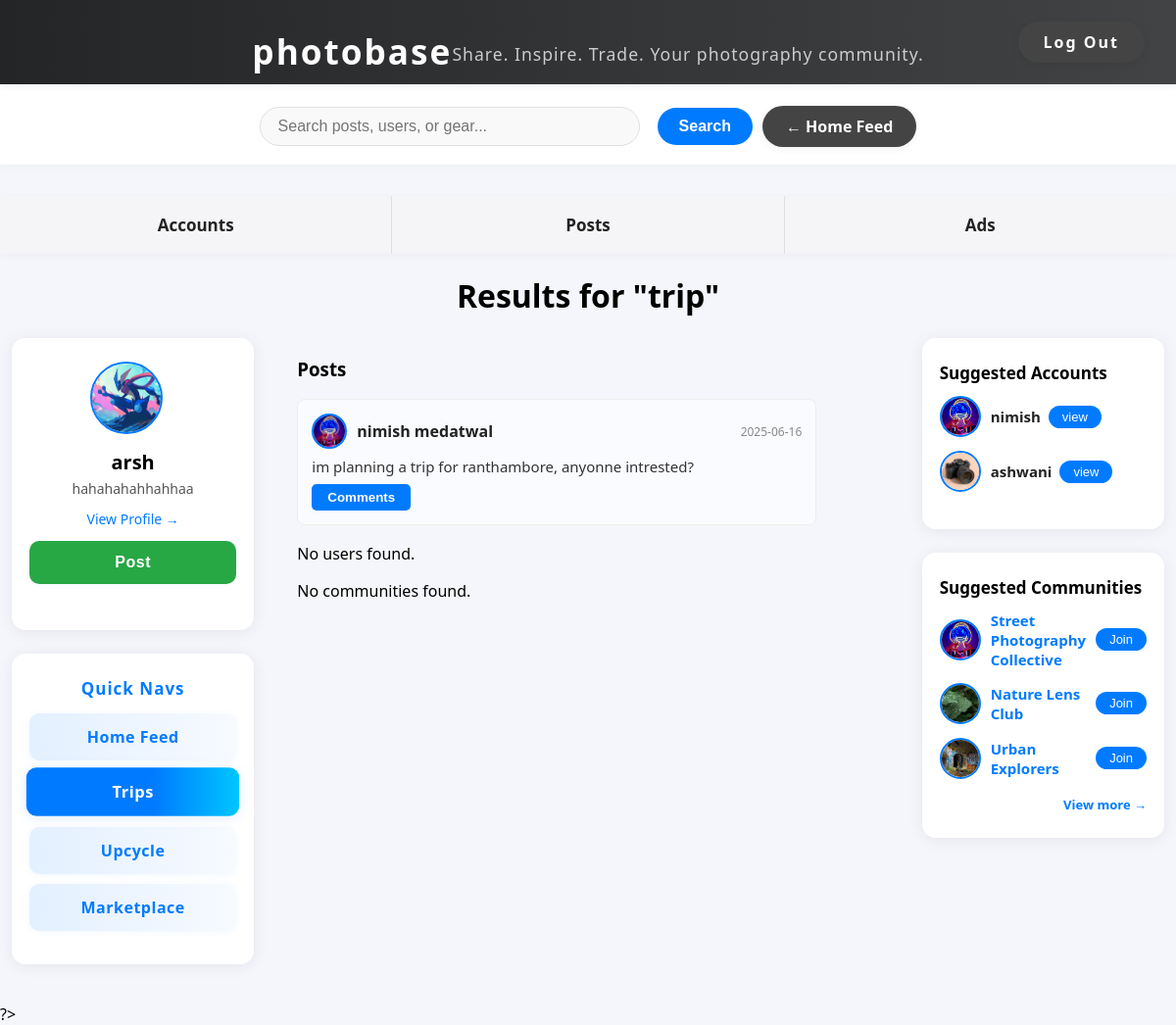
The page /feed/search.php?page=trips&search=trip (signed in) on the database its author committed.
### tables this page shows
CREATE TABLE `users` (
  `username` varchar(200) NOT NULL,
  `name` varchar(200) NOT NULL,
  `bio` longtext NOT NULL,
  `mobile` bigint(20) NOT NULL,
  `password` longtext NOT NULL,
  `picture` varchar(200) NOT NULL DEFAULT 'default.png',
  `email` varchar(200) NOT NULL,
  `ig` longtext NOT NULL
);

CREATE TABLE `posts` (
  `post_id` int(11) NOT NULL,
  `username` varchar(200) NOT NULL,
  `type` varchar(100) NOT NULL,
  `caption` longtext NOT NULL,
  `picture` longtext DEFAULT NULL,
  `price` int(11) NOT NULL,
  `created_at` date NOT NULL DEFAULT current_timestamp(),
  `title` varchar(200) NOT NULL,
  `community` longtext NOT NULL DEFAULT 'none',
  `tags` longtext NOT NULL
);

CREATE TABLE `communities` (
  `name` longtext NOT NULL,
  `members` bigint(20) NOT NULL,
  `id` int(11) NOT NULL,
  `picture` longtext NOT NULL
);

### feed/search.php (the view, shortened to what this page needs)
<?php
include '../connect/connect.php';
if (!isset($_SESSION['username'])) {
    header("Location: ../users/login.php");
    exit();
}else{
    $username = $_SESSION['username'];
    $query = "SELECT * FROM users WHERE username = '$username'";
    $result = mysqli_query($conn, $query);
    $result = mysqli_fetch_assoc($result);
    $profile_pic = $result['picture'] ? $result['picture'] : 'default_profile_pic.png';
    $bio = $result['bio'] ? $result['bio'] : 'No bio available';
}
$searchword= isset($_GET['search']) ? mysqli_real_escape_string($conn, $_GET['search']) : '';
?>
<!DOCTYPE html>
<html>
<head>
</head>
<body>
    <div class="site-banner">
        photobase
        <div class="site-punchline">Share. Inspire. Trade. Your photography community.</div>
        <a href="../users/logout.php" class="logout-btn">Log Out</a>
    </div>
    <div class="search-bar-container">
        <form style="display:flex;align-items:center;width:100%;justify-content:center;gap:10px;" method="get" action="search.php">
            <input type="text" class="search-bar" placeholder="Search posts, users, or gear..." name="search">
            <button type="submit" class="search-btn">Search</button>
            <a href="index.php" style="background:#444; color:#fff; border:none; border-radius:24px; padding:10px 24px; font-weight:bold; font-size:16px; text-decoration:none; transition:background 0.2s; box-shadow:0 2px 8px rgba(0,0,0,0.06); display:inline-block;">
                &larr; Home Feed
            </a>
        </form>
    </div>
    <div class="navbar">
        <a href="search.php?page=accounts<?php echo isset($_GET['search']) ? '&search=' . urlencode($_GET['search']) : ''; ?>" class="nav-btn<?php echo (isset($_GET['page']) && $_GET['page'] === 'accounts') ? ' active' : ''; ?>" id="btn-accounts">Accounts</a>
        <a href="search.php?page=posts<?php echo isset($_GET['search']) ? '&search=' . urlencode($_GET['search']) : ''; ?>" class="nav-btn<?php echo (isset($_GET['page']) && $_GET['page'] === 'posts') ? ' active' : ''; ?>" id="btn-posts">Posts</a>
        <a href="search.php?page=ads<?php echo isset($_GET['search']) ? '&search=' . urlencode($_GET['search']) : ''; ?>" class="nav-btn<?php echo (isset($_GET['page']) && $_GET['page'] === 'ads') ? ' active' : ''; ?>" id="btn-ads">Ads</a>
    </div>
    <h1 style="text-align:center;">
        Results for "<?php echo htmlspecialchars($searchword); ?>"
    </h1>
    <div class="main-layout">
        <div style="display: flex; flex-direction: column; gap: 24px; width: 250px;">
            <div class="sidebar">
                <div class="profile-summary">
                    <img src="../users/profile_picture/<?php echo $profile_pic; ?>" class="profile-pic" alt="Profile">
                    <div class="username"><?php echo $_SESSION['username']; ?></div>
                    <div class="bio"><?php echo $bio; ?></div>
                    <a href="../users/profile.php?username=<?php echo $_SESSION['username']; ?>">View Profile &rarr;</a>
                    <div style="margin-top:12px;">
                        <button class="quick-nav-btn" style="background:#28a745;color:#fff !important;" onclick="openPostDialog()">Post</button>
                    </div>
                </div>
            </div>
            <div class="sidebar">
                <div class="quick-navs-title" style="font-weight:bold;font-size:17px;text-align:center;margin-bottom:14px;letter-spacing:1px;color:#007bff;">Quick Navs</div>
                <div style="display: flex; flex-direction: column; gap: 0;">
                    <a href="index.php" class="quick-nav-btn<?php if (!isset($_GET['page']) || $_GET['page'] === 'feed') echo ' active'; ?>">
                        <?php echo (isset($_GET['page']) && $_GET['page'] === 'posts') ? 'Posts' : 'Home Feed'; ?>
                    </a>
                    <a href="search.php?page=trips&search=trip" class="quick-nav-btn<?php if (isset($_GET['page']) && $_GET['page'] === 'trips') echo ' active'; ?>">Trips</a>
                    <a href="search.php?page=uncycle&search=sell" class="quick-nav-btn<?php if (isset($_GET['page']) && $_GET['page'] === 'uncycle') echo ' active'; ?>">Upcycle</a>
                    <a href="index.php?page=ads" class="quick-nav-btn<?php if (isset($_GET['page']) && $_GET['page'] === 'market') echo ' active'; ?>">
                        Marketplace
                    </a>
                </div>
            </div>
        </div>
        <div class="feed-container">
            <?php
            if (
                (isset($_GET['page']) && $_GET['page'] === 'accounts') ||
                (isset($_GET['page']) && $_GET['page'] === 'posts') ||
                (isset($_GET['page']) && $_GET['page'] === 'ads')
            ) {
                if ($_GET['page'] === 'accounts') {
                    include('accounts.php');
                } else if ($_GET['page'] === 'posts') {
                    include('search_posts.php');
                } else if ($_GET['page'] === 'ads') {
                    include('search_ads.php');
                }
            } else if (isset($_GET['page']) && $_GET['page'] === 'all') {
                include('allsearch.php');
            } else {
                include('allsearch.php');
            }
            ?>
        </div>
        <div style="display: block; width: 250px;">
            <div class="sidebar" style="margin-bottom:24px;">
                <div class="random-accounts-title">Suggested Accounts</div>
<?php
$getrandom3 = mysqli_query($conn, "SELECT * FROM users WHERE username != '$username' ORDER BY RAND() LIMIT 3");
while ($row = mysqli_fetch_assoc($getrandom3)) {
    $random_username = $row['username'];
    $random_picture = $row['picture'] ? $row['picture'] : 'default_profile_pic.png';
    echo "
        <div class='random-account'>
            <img src='../users/profile_picture/$random_picture' class='profile-pic' alt='Profile'>
            <span class='username'>$random_username</span>
            <a href='../users/profile.php?username=$random_username'><button class='follow-btn'>view</button></a>
        </div>
    ";
}
?>
            </div>
            <div class="sidebar">
                <div class="random-accounts-title">Suggested Communities</div>
                <?php
                $gettop3 = mysqli_query($conn, "
                    SELECT c.* FROM communities c
                    LEFT JOIN join_comm j ON c.name = j.community AND j.username = '$username'
                    WHERE j.username IS NULL
                    ORDER BY c.members DESC LIMIT 3
                ");
                while ($row = mysqli_fetch_assoc($gettop3)) {
                    $community_name = $row['name'];
                    $community_id = $row['id'];
                    $pic_res = mysqli_query($conn, "SELECT picture FROM communities WHERE id = '$community_id' LIMIT 1");
                    $pic_row = mysqli_fetch_assoc($pic_res);
                    $community_picture = $pic_row && $pic_row['picture'] ? $pic_row['picture'] : 'default_community_pic.png';
                    echo "
                        <div class='random-account'>
                            <img src='../assests/community_pic/$community_picture' class='profile-pic' alt='Community'>
                            <a href='../communities/community.php?id=$community_id' style='font-weight:bold;color:#007bff;text-decoration:none;' class='username'>$community_name</a>
                            <button class='follow-btn' type='button' data-community=\"" . htmlspecialchars($community_name, ENT_QUOTES) . "\" onclick=\"joinCommunity('" . htmlspecialchars($community_name, ENT_QUOTES) . "')\">Join</button>
                        </div>
                    ";
                }
                ?>
                <div style="text-align:right; margin-top:8px;">
                    <a href="javascript:void(0);" onclick="openCommunitiesPopup()" style="font-size:13px;color:#007bff;text-decoration:none;font-weight:bold;">View more &rarr;</a>
                </div>
            </div>
        </div>
    </div>
</body>
</html>

### feed/allsearch.php (shortened to what this page needs)
<?php
$search_query = isset($_GET['search']) ? mysqli_real_escape_string($conn, $_GET['search']) : '';
$post_sql = "SELECT * FROM posts WHERE
    title LIKE '%$search_query%' OR
    caption LIKE '%$search_query%' OR
    type LIKE '%$search_query%' OR
    tags LIKE '%$search_query%'
    ORDER BY created_at DESC";
$post_result = mysqli_query($conn, $post_sql);
if (mysqli_num_rows($post_result) > 0) {
    echo "<h3>Posts</h3>";
    while ($row = mysqli_fetch_assoc($post_result)) {
        $post_id = $row['post_id'];
        $postuser = $row['username'];
        $post_content = $row['caption'];
        $post_time = $row['created_at'];
        $user_query = "SELECT * FROM users WHERE username = '$postuser'";
        $user_result = mysqli_query($conn, $user_query);
        $user = mysqli_fetch_assoc($user_result);
        $profile_pic = $user['picture'] ? $user['picture'] : 'default.png';
        $name = $user['name'];
        echo "<div style='border:1px solid #eee; border-radius:8px; margin-bottom:18px; padding:14px; background:#fafbff; max-width:500px;'>";
        echo "<div style='display:flex;align-items:center;'>";
        echo "<img src='../users/profile_picture/$profile_pic' style='width:32px;height:32px;border-radius:50%;margin-right:10px;border:2px solid #007bff;'>";
        echo "<a href='../users/profile.php?username=$postuser' style='font-weight:bold;color:#222;text-decoration:none;margin-right:8px;'>$name</a>";
        echo "<span style='color:#888;font-size:12px;margin-left:auto;'>$post_time</span>";
        echo "</div>";
        echo "<div style='font-size:15px;color:#333;margin:8px 0;'>$post_content</div>";
        echo "<a href='../comments.php?post_id=$post_id'><button style='background:#007bff;color:#fff;border:none;padding:6px 16px;border-radius:5px;cursor:pointer;font-weight:bold;'>Comments</button></a>";
        echo "</div>";
    }
} else {
    echo "<p>No posts found.</p>";
}
$user_sql = "SELECT * FROM users WHERE
    username LIKE '%$search_query%' OR
    name LIKE '%$search_query%' OR
    bio LIKE '%$search_query%'";
$user_result = mysqli_query($conn, $user_sql);
if (mysqli_num_rows($user_result) > 0) {
    echo "<h3>Users</h3>";
    while ($row = mysqli_fetch_assoc($user_result)) {
        $username = $row['username'];
        $name = $row['name'];
        $profile_pic = $row['picture'] ? $row['picture'] : 'default.png';
        $bio = $row['bio'];
        echo "<div style='border:1px solid #eee; border-radius:8px; margin-bottom:14px; padding:12px; background:#fff; max-width:400px;'>";
        echo "<img src='../users/profile_picture/$profile_pic' style='width:32px;height:32px;border-radius:50%;margin-right:10px;border:2px solid #007bff;vertical-align:middle;'>";
        echo "<a href='../users/profile.php?username=$username' style='font-weight:bold;color:#007bff;text-decoration:none;font-size:16px;'>$name</a>";
        echo "<div style='color:#555;font-size:13px;margin-top:4px;'>$bio</div>";
        echo "</div>";
    }
} else {
    echo "<p>No users found.</p>";
}
$comm_sql = "SELECT * FROM communities WHERE
    name LIKE '%$search_query%'";
$comm_result = mysqli_query($conn, $comm_sql);
if (mysqli_num_rows($comm_result) > 0) {
    echo "<h3>Communities</h3>";
    while ($row = mysqli_fetch_assoc($comm_result)) {
        $comm_id = $row['id'];
        $comm_name = $row['name'];
        $comm_pic = isset($row['picture']) && $row['picture'] ? $row['picture'] : 'default_community_pic.png';
        $members = $row['members'];
        echo "<div style='border:1px solid #eee; border-radius:8px; margin-bottom:14px; padding:12px; background:#fff; max-width:400px;display:flex;align-items:center;'>";
        echo "<img src='../communities/pictures/$comm_pic' style='width:32px;height:32px;border-radius:50%;margin-right:10px;border:2px solid #007bff;'>";
        echo "<a href='../communities/community.php?id=$comm_id' style='font-weight:bold;color:#007bff;text-decoration:none;font-size:16px;'>$comm_name</a>";
        echo "<span style='margin-left:auto;font-size:13px;color:#888;'>$members members</span>";
        echo "</div>";
    }
} else {
    echo "<p>No communities found.</p>";
}
?>

### rows shown on the page
users: picture (picture), bio "hahahahahhahhaa"
posts: users.picture (picture), users.name "nimish medatwal", created_at "2025-06-16", caption "im planning a trip for ranthambore, anyonne intrested?"
users: picture (picture), username "nimish"
users: picture (picture), username "ashwani"
communities: picture (picture), name "Street Photography Collective"
communities: picture (picture), name "Nature Lens Club"
communities: picture (picture), name "Urban Explorers"

### other values the page prints
$searchword "trip"
$_SESSION['username'] "arsh"
